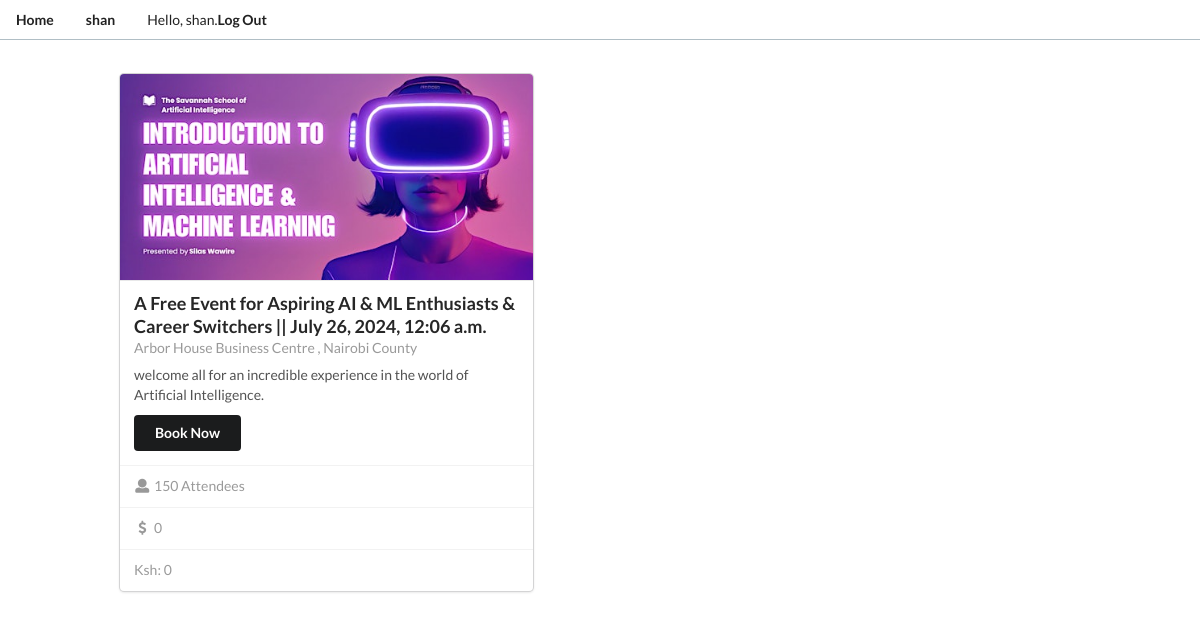
The page /home/13/ (signed in) on the database its author committed.
### profiles/models.py (models this page shows, shortened)
class Profile(models.Model):
    user           = models.OneToOneField(User, on_delete=models.CASCADE)
    role           = models.CharField(max_length=20, choices=PROFILE_TYPE_CHOICES)
    profilePicture = models.ImageField(default='userPlaceHolder.png', upload_to='ProfilePictures')
    firstName      = models.CharField(max_length=35, blank=True)
    lastName       = models.CharField(max_length=35, blank=True)
    email          = models.EmailField(max_length=90, blank=True)
    updated        = models.TimeField(auto_now=True)
    created        = models.TimeField(auto_now_add=True)

### events/models.py (models this page shows, shortened)
class Event(models.Model):
    organizer   = models.ForeignKey(Profile, related_name='organizer', on_delete=models.CASCADE)
    attendees   = models.ManyToManyField(Profile, blank=True, default=None, related_name='attendees')
    title       = models.CharField(max_length=100)
    description = models.CharField(max_length=300)
    poster      = models.ImageField(upload_to='EventPoster/', blank=True)
    venue       = models.CharField(max_length=100)
    size        = models.PositiveIntegerField()
    price       = models.PositiveIntegerField()
    date        = models.DateTimeField()
    ksh         = models.PositiveIntegerField(blank=True)
    updated     = models.TimeField(auto_now=True)
    created     = models.DateTimeField(auto_now_add=True)
    class Meta:
        ordering = ('-created',)

### events/views.py (the view)
# urls.py: path('<int:id>/', views.eventDetailView, name='eventDetail'),
@login_required
def eventDetailView(request, id):
    profile = Profile.objects.get(user=request.user)
    event   = Event.objects.get(pk=id)
    profileEmail   = profile.email
    profileName    = profile
    senderEmail    = "bryansine1738@gmail.com"
    eventName      = event.title
    eventLocation  = event.venue
    uuid           = generateUUID(profileEmail)
    profileSubject = f'Your tickets for : {eventName} {eventLocation}'
    if request.method == 'POST':
        if profile not in event.attendees.all():
            sendUUID(profileSubject, profileName, senderEmail, profileEmail, uuid, event)
            event.attendees.add(profile)
            request.session['eventBooked'] = True
    template = loader.get_template('events/eventDetail.html')
    context = {
        'event'  : event,
        'profile': profile,
        'uuid'   : uuid,
    }
    return HttpResponse(template.render(context, request))

### events/views.py (called while the page is built)
def generateUUID(email):
    hashObject = hashlib.sha1(email.encode())
    hexDigit = hashObject.hexdigest()
    uuid = '-'.join([hexDigit[:3], hexDigit[3:6], hexDigit[6:9]])
    return uuid

### events/templates/events/eventDetail.html (shortened to what this page needs)
<!DOCTYPE html>
<html lang="en">
<head>
  {% extends 'base.html' %}
  {% load static %}
  {% block content %}
  {% include 'events/navigationBar.html' %}
  <div id="eventDetailsParent">
    <div class="ui card" id="eventDetailsParentCard">
      <div class="image"><img src="{{ event.poster.url }}" alt="{{ event.title }} poster"></div>
      <div class="content">
        <a class="header">{{ event.title }} || {{ event.date }}</a>
        <div class="meta"><span class="date">{{ event.venue }}</span></div>
        <div class="description">{{ event.description }}</div>
        {% if event.attendees.count <= event.size and profile.role == "attendee" %}
          <button class="ui secondary button" type="submit" id="eventDetailsBookBtn">Book Now</button>
        {% endif %}
      </div>
      <div class="extra content"><a><i class="user icon"></i>{{ event.size }} Attendees</a></div>
      <div class="extra content"><a><i class="dollar sign icon"></i>{{ event.price }}</a></div>
      <div class="extra content"><a>Ksh: {{ event.ksh }}</a></div>
    </div>
  </div>
  {% endblock content %}

### events/templates/events/navigationBar.html (shortened to what this page needs)
<head>
  {% load static %}
</head>
{% block content %}
<div class="ui secondary pointing menu" id="navbarMainDiv">
  <a class="item" href="{% url 'events:home' %}"><b>Home</b></a>
  <a class="item" href="{% url 'profiles:profile' %}" ><b>{{profile.user}}</b></a>
  <a class="item" href="{% url 'home' %}">Hello, {{ profile.user }}. <b> Log Out</b></a>
</div>
{% endblock content %}

### static/style.css (style rules this page uses)
#navbarMainDiv { width: 100%; border-bottom: 1px solid #B0BEC5; }
#eventDetailsParent { display: flex; width: 80%; padding-top: 20px; flex-direction: row; }
#eventDetailsParentCard { width: 43%; }
#eventDetailsBookBtn, #eventDetailBtn { margin-top: 10px; }

### rows shown on the page
Profile: user "shan"
Event: poster (picture), title "A Free Event for Aspiring AI & ML Enthusiasts & Career Switchers", date "July 26, 2024, 12:06 a.m.", venue "Arbor House Business Centre , Nairobi County", description "welcome all for an incredible experience in the world of Artificial Intelligence.", size "150", price "0", ksh "0"
